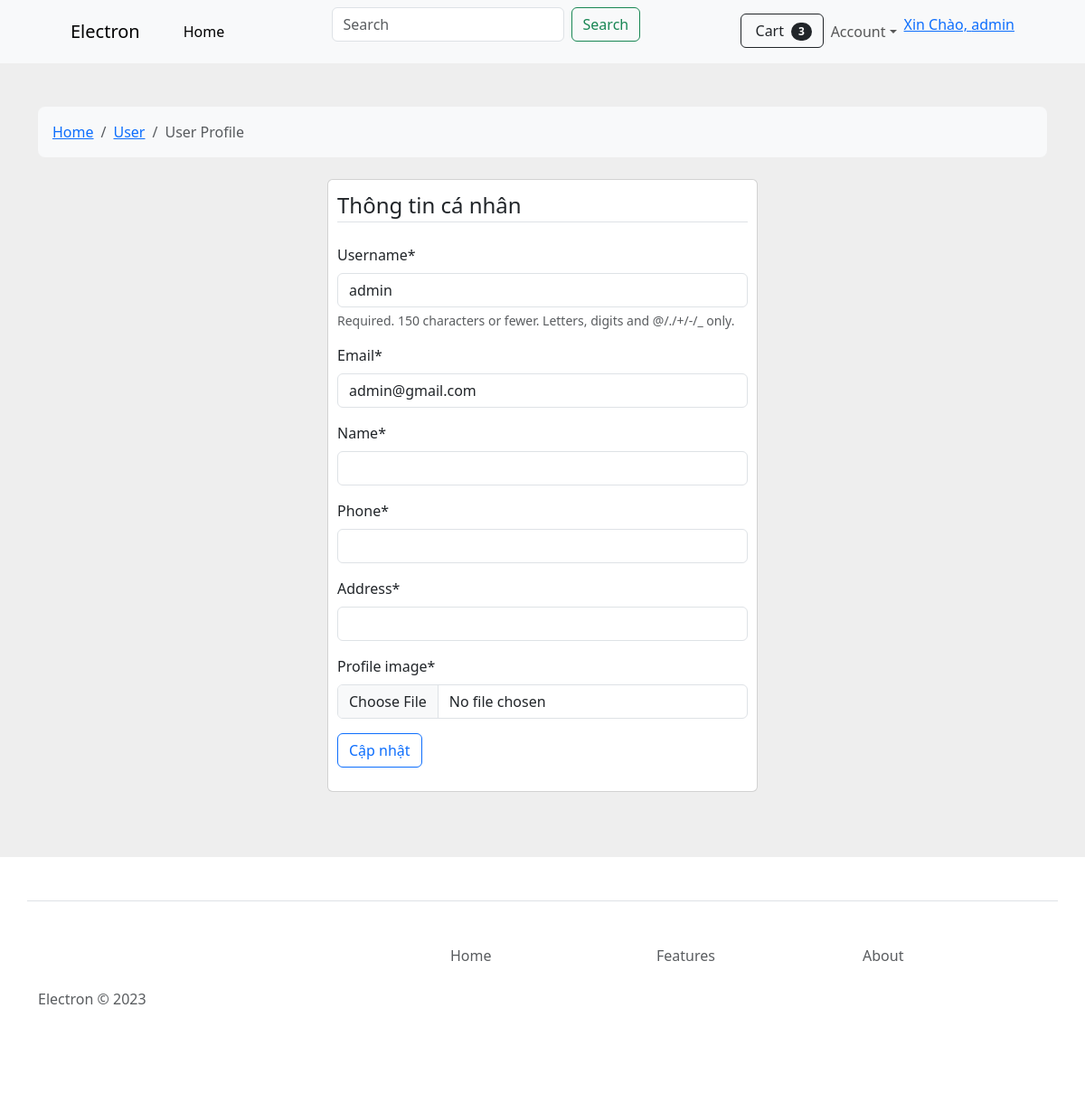
/accounts/update-profile/ (signed in), run on an earlier commit of the app's database.
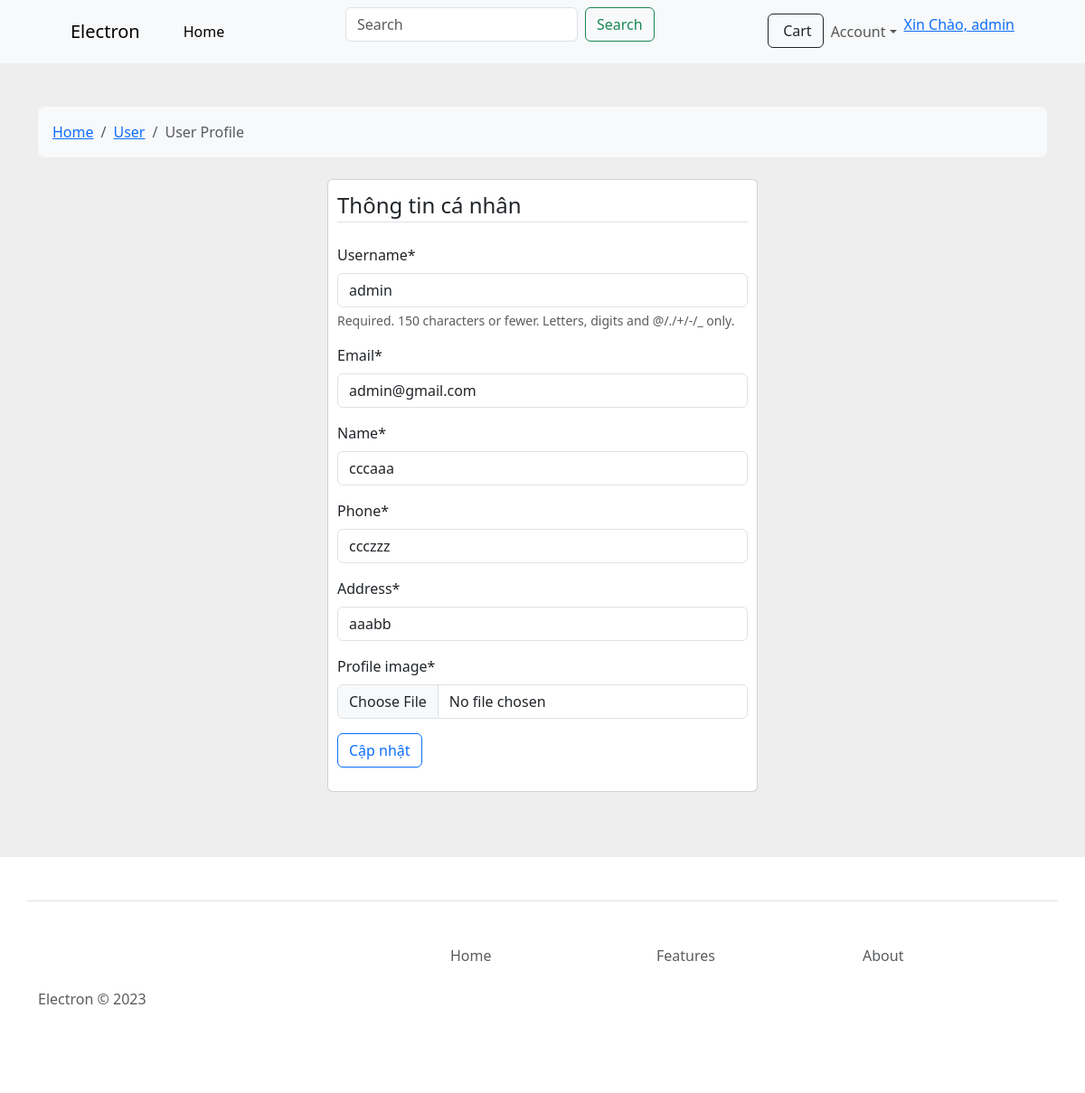
And on a later commit of the database.
### cart/models.py (models this page shows, shortened)
class Cart(models.Model):
    user = models.ForeignKey(User, blank=True, on_delete=models.CASCADE)
    date_order =models.DateTimeField(auto_now_add=True)
    complete = models.BooleanField(default=False)
    transaction = models.CharField(max_length=100, null=True)
    paid = models.BooleanField(default=False)
    voucher = models.ForeignKey(voucher , on_delete=models.SET_NULL , null=True, blank=True)
    is_discounted = models.BooleanField(default=False)
    def sumorder(self):
        total    = 0
        cart_items_phone = self.cart_item_phone_set.all()
        cart_items_tablet = self.cart_item_tablet_set.all()
        cart_items_laptop = self.cart_item_laptop_set.all()
        cart_items_watch = self.cart_item_watch_set.all()
        for item in cart_items_phone:
            total += 1
        for item in cart_items_tablet:
            total += 1
        for item in cart_items_laptop:
            total += 1
        for item in cart_items_watch:
            total += 1
        return total

class cart_item_laptop(models.Model):
    cart = models.ForeignKey(Cart, on_delete=models.CASCADE, null=True)
    product = models.ForeignKey(Laptop, on_delete=models.CASCADE)
    quantity = models.IntegerField(default=0)
    time_created = models.DateTimeField(auto_now_add=True)

### accounts/models.py (models this page shows, shortened)
class Profile(models.Model):
    user = models.OneToOneField(User , on_delete=models.CASCADE,null=True)
    profile_image = models.ImageField(default='default.jpg',upload_to='profile_images')
    address = models.CharField(max_length=200, null=True)
    name = models.CharField(max_length=100,null=True)
    phone = models.CharField(max_length=100,null=True)
    is_admin = models.BooleanField(default=False)
    is_staff = models.BooleanField(default=False)
    is_customer = models.BooleanField(default=True)

### accounts/views.py (the view)
# urls.py: path('update-profile/' , update_profile_page, name="update_profile"),
@login_required(login_url='login.html')
def update_profile_page(request):
    if(request.user.is_authenticated):
        try:
            cart = Cart.objects.get(complete = False, user = request.user)
        except:
            pass
        if request.method == 'POST':
            u_form = UserUpdateForm(request.POST , instance=request.user)
            p_form = ProfileUpdateForm(request.POST , request.FILES ,instance=request.user.profile)
            if u_form.is_valid() and p_form.is_valid():
                u_form.save()
                p_form.save()
                messages.success(request, f'Thông tin đã được cập nhật thành công!')
                return redirect('profile')
        else:
            u_form = UserUpdateForm(instance=request.user)
            p_form = ProfileUpdateForm(instance=request.user.profile)
        try:
            context = {
                'u_form': u_form,
                'p_form': p_form,
                'cart': cart,
            }
        except:
            context = {
                'u_form': u_form,
                'p_form': p_form,
            }
        return render(request, 'accounts/update_profile.html', context)
    else:
        return redirect('login')

### accounts/forms.py
class UserUpdateForm(forms.ModelForm):
    email = forms.EmailField()
    class Meta:
        model = User
        fields = ['username','email']

class ProfileUpdateForm(forms.ModelForm):
    class Meta:
        model = Profile
        fields = ['name','phone','address','profile_image']
        exclude = ['user']
        widgets = {
            'profile_image': FileInput(),
        }

### templates/accounts/update_profile.html (shortened to what this page needs)
{% load static %}
{% load crispy_forms_tags %}
{% include 'base/navbar.html' %}
{% block content %}
	<link href="{% static 'css/bootstrap.css' %}" rel="stylesheet" type="text/css"/>
	<link rel = "stylesheet" href = "{% static 'css/custom.css' %}">
	<link href="{% static 'font/css/all.min.css' %}" rel="stylesheet" type="text/css">
<section style="background-color: #eee;">
	<div class="container py-5">
	  <div class="row">
		<div class="col">
		  <nav aria-label="breadcrumb" class="bg-light rounded-3 p-3 mb-4">
			<ol class="breadcrumb mb-0">
			  <li class="breadcrumb-item"><a href="{% url 'index' %}">Home</a></li>
			  <li class="breadcrumb-item"><a href="{% url 'profile' %}">User</a></li>
			  <li class="breadcrumb-item active" aria-current="page">User Profile</li>
			</ol>
		  </nav>
		</div>
	  </div>
      <div class="container " style="width: 500px;">
        <div class="card mb-4" style="padding: 10px;">
            <form method="POST" enctype="multipart/form-data">
                <fieldset class="form-group">
                    <legend class="border-bottom mb-4">Thông tin cá nhân</legend>
                    {{ u_form|crispy }}
                    {{ p_form|crispy }}
                </fieldset>
                <div class="form-group">
                    <button type="submit" class="btn btn-outline-primary" style = "margin: auto;">Cập nhật</button>
                </div>
            </form>
            </div>
        </div>
	</div>
  </section>
  {% endblock content %}
  {% include 'base/footer.html' %}

### templates/base/navbar.html (shortened to what this page needs)
{% load static %}
<nav class="navbar navbar-expand-lg navbar-light bg-light">
  <div class="container px-4 px-lg-5">
      <a class="navbar-brand" href="{% url 'index'%}">Electron</a>
      <div class="collapse navbar-collapse" id="navbarSupportedContent">
          <ul class="navbar-nav me-auto mb-2 mb-lg-0 ms-lg-4">
              <li class="nav-item"><a class="nav-link active" aria-current="page" href="{% url 'index'%}">Home</a></li>
            </ul>
          <form class="d-flex" role="search">
            <input class="form-control me-2" type="search" name="que" placeholder="Search" aria-label="Search">
            <button class="btn btn-outline-success" type="submit">Search</button>
          </form>
          <ul class="navbar-nav ms-auto mb-2 mb-lg-0">
                <a href="{% url 'cart' %}">
                  <button class="btn btn-outline-dark" type="submit">
                    Cart
                    <span class="badge bg-dark text-white ms-1 rounded-pill">{{cart.sumorder}}</span>
                </button>
                </a>
            <li class="nav-item dropdown">
              <a class="nav-link dropdown-toggle" id="navbarDropdown" href="#" role="button" data-bs-toggle="dropdown" aria-expanded="false">Account</a>
            </li>
            {% if user.is_authenticated %}
            <a href="">Xin Chào, {{user.username}}</a>
            {% else %}
            <a href="{% url 'login' %}">Đăng nhập</a>
            {% endif %}
          </ul>
      </div>
  </div>
</nav>

What changed in the data, as far as the page shows it:
removed Cart: sumorder "3"
changed Profile: name (not shown) → "cccaaa"; phone (not shown) → "ccczzz"; address (not shown) → "aaabb"
